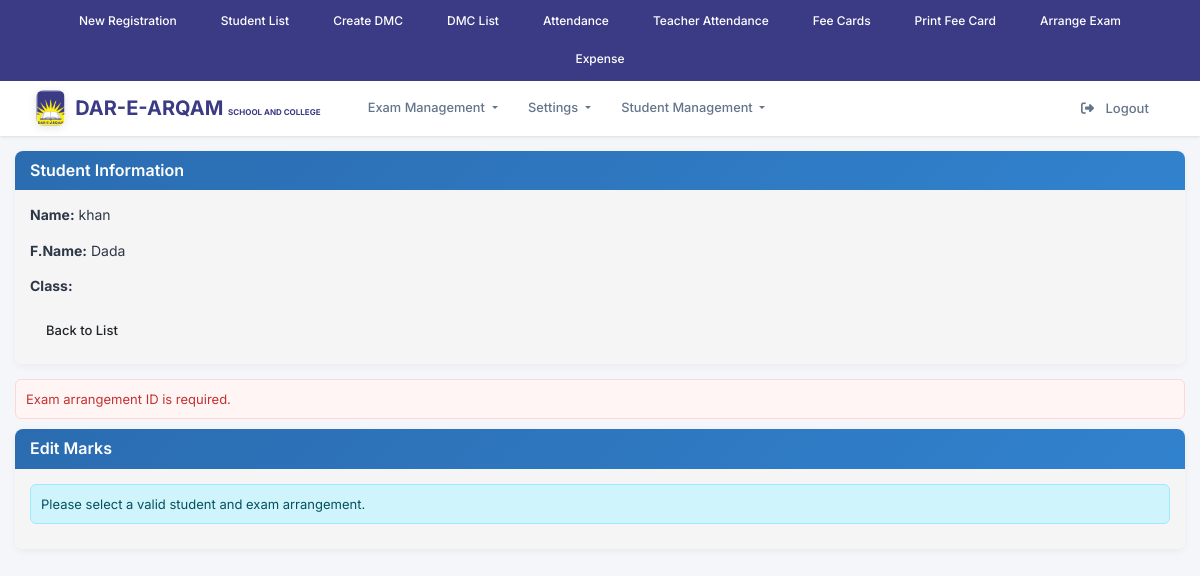
The app's page /edit_dmc.php?student_id=1 (signed in) with its own data.
### tables this page shows
CREATE TABLE `modules` (
  `id` int(11) NOT NULL,
  `parent_id` int(11) DEFAULT NULL,
  `title` varchar(100) NOT NULL,
  `url` varchar(255) NOT NULL DEFAULT '#',
  `description` varchar(255) DEFAULT NULL,
  `status` tinyint(1) DEFAULT 1,
  `created_at` timestamp NOT NULL DEFAULT current_timestamp(),
  `type` enum('Parent','Child') NOT NULL DEFAULT 'Parent'
);

CREATE TABLE `student_registration` (
  `id` int(11) NOT NULL,
  `branch_id` int(11) NOT NULL DEFAULT 1,
  `village_council_id` int(11) DEFAULT NULL,
  `reg_no` varchar(255) NOT NULL,
  `name` varchar(100) DEFAULT NULL,
  `dob` date DEFAULT NULL,
  `father_name` varchar(100) DEFAULT NULL,
  `mobile` varchar(20) DEFAULT NULL,
  `cnic` varchar(20) DEFAULT NULL,
  `current_address` text DEFAULT NULL,
  `permanent_address` text DEFAULT NULL,
  `guardian_name` varchar(100) DEFAULT NULL,
  `guardian_mobile` varchar(20) DEFAULT NULL,
  `guardian_address` text DEFAULT NULL,
  `guardian_cnic` varchar(20) DEFAULT NULL,
  `previous_schools_description` text DEFAULT NULL,
  `student_other_description` text DEFAULT NULL,
  `image_path` varchar(255) DEFAULT NULL,
  `registration_date` date NOT NULL DEFAULT current_timestamp(),
  `is_transport` int(11) NOT NULL DEFAULT 1,
  `transport_fee` decimal(10,2) DEFAULT 0.00,
  `is_old_dues` int(11) NOT NULL DEFAULT 1,
  `old_dues_amount` int(11) NOT NULL DEFAULT 0,
  `is_admission` int(11) NOT NULL DEFAULT 1,
  `dated` date DEFAULT NULL,
  `status` int(11) DEFAULT 0
);

### edit_dmc.php (the view, shortened to what this page needs)
<?php
require_once('conn_inc.php');
$student_id      = isset($_GET['student_id']) ? (int)$_GET['student_id'] : 0;
$arrange_exam_id = isset($_GET['arrange_exam_id']) ? (int)$_GET['arrange_exam_id'] : 0;
$student_info    = null;
$marks_list      = [];
$error_message   = '';
if ($arrange_exam_id <= 0) {
    $error_message = "Exam arrangement ID is required.";
}
if ($student_id > 0) {
    $stmt = $conn->prepare("
        SELECT sr.name, sr.father_name, c.title AS class_name, s.title AS section_name, c.id AS class_section_id
        FROM student_registration sr
        JOIN student_class sc ON sr.id = sc.student_registration_id
        LEFT JOIN classes c ON sc.class_id = c.id
        LEFT JOIN class_sections cs ON cs.class_id = c.id
        LEFT JOIN sections s ON cs.section_id = s.id
        WHERE sr.id = ? AND sc.status = 0 AND sr.status = 0
    ");
    $stmt->bind_param("i", $student_id);
    $stmt->execute();
    $student_info = $stmt->get_result()->fetch_assoc();
}
?>
<!DOCTYPE html>
<html lang="en">
<head>
</head>
<body>
    <?php require_once('navbar.php'); ?>
    <div class="container">
        <div class="row">
            <div class="col-md-12">
                <div class="panel panel-primary">
                    <div class="panel-heading">
                        <h3 class="panel-title">Student Information</h3>
                    </div>
                    <div class="panel-body">
                        <?php if ($student_info): ?>
                        <p><strong>Name:</strong> <?php echo htmlspecialchars($student_info['name']); ?></p>
                        <p><strong>F.Name:</strong> <?php echo htmlspecialchars($student_info['father_name']); ?></p>
                        <p><strong>Class:</strong> <?php echo htmlspecialchars($student_info['class_name']); ?></p>
                        <a href="dmc_list.php?arrange_exam_id=<?php echo $arrange_exam_id; ?>"
                           class="btn btn-default btn-sm">Back to List</a>
                        <?php else: ?>
                        <div class="alert alert-danger">Student not found.</div>
                        <?php endif; ?>
                    </div>
                </div>
                <?php if ($error_message): ?>
                <div class="alert alert-danger"><?php echo htmlspecialchars($error_message); ?></div>
                <?php endif; ?>
                <div class="panel panel-info">
                    <div class="panel-heading">
                        <h3 class="panel-title">Edit Marks</h3>
                    </div>
                    <div class="panel-body">
                        <?php if ($student_id > 0 && $student_info && $arrange_exam_id > 0): ?>
                        <?php if (count($marks_list) > 0): ?>
                        <table class="table table-bordered table-hover">
                            <thead>
                                <tr>
                                    <th>#</th>
                                    <th>Subject</th>
                                    <th>Sub-Subject/Marks</th>
                                </tr>
                            </thead>
                            <tbody>
                                <?php
                                $i = 1;
                                $current_subject_id = null;
                                foreach ($marks_list as $mark) {
                                    $display_subject = ($mark['subject_class_id'] !== $current_subject_id);
                                    $current_subject_id = $mark['subject_class_id'];
                                ?>
                                <tr>
                                    <td><?php echo $i++; ?></td>
                                    <td><?php echo $display_subject ? htmlspecialchars($mark['subject_name']) : ''; ?></td>
                                    <td>
                                        <?php echo htmlspecialchars($mark['sub_subject_name'] ?: '(Main Subject)'); ?>
                                        <form method="post"
                                              action="<?php echo htmlspecialchars($_SERVER['PHP_SELF']) . '?student_id=' . $student_id . '&arrange_exam_id=' . $arrange_exam_id; ?>">
                                            <input type="hidden" name="action" value="edit">
                                            <input type="hidden" name="result_id" value="<?php echo $mark['id']; ?>">
                                            <input type="number" name="marks"
                                                   value="<?php echo htmlspecialchars($mark['marks']); ?>"
                                                   class="form-control input-sm" style="width: 100px;" min="0" max="100"
                                                   required>
                                            <button type="submit" class="btn btn-primary btn-sm"
                                                    style="margin-top: 5px;">Save</button>
                                        </form>
                                    </td>
                                </tr>
                                <?php } ?>
                            </tbody>
                        </table>
                        <?php else: ?>
                        <div class="alert alert-info">No marks entered yet for this student in the selected exam.</div>
                        <?php endif; ?>
                        <?php else: ?>
                        <div class="alert alert-info">Please select a valid student and exam arrangement.</div>
                        <?php endif; ?>
                    </div>
                </div>
            </div>
        </div>
    </div>
</body>
</html>

### navbar.php (shortened to what this page needs)
<?php
require_once('conn_inc.php');
$user_id = $_SESSION['user_id'] ?? 0;
$role_modules = [];
if ($user_id) {
    $qry = "
        SELECT m.id, m.parent_id, m.title, m.url
        FROM role_modules rm
        INNER JOIN modules m ON rm.module_id = m.id
        INNER JOIN users u ON rm.role_id = u.role_id
        WHERE u.id = ?
        ORDER BY m.parent_id, m.title
    ";
    $stmt = $conn->prepare($qry);
    $stmt->bind_param("i", $user_id);
    $stmt->execute();
    $res = $stmt->get_result();
    while ($row = $res->fetch_assoc()) {
        $parent_id = $row['parent_id'] ?? 0;
        if ($parent_id == 0) {
            if (!isset($role_modules[$row['id']])) {
                $role_modules[$row['id']] = [
                    'title' => $row['title'],
                    'url' => $row['url'] ?? '#',
                    'children' => []
                ];
            }
        } else {
            $role_modules[$parent_id]['children'][] = [
                'title' => $row['title'],
                'url' => $row['url'] ?? '#'
            ];
        }
    }
}
?>
<link href="https://cdn.jsdelivr.net/npm/bootstrap@5.3.3/dist/css/bootstrap.min.css" rel="stylesheet">
<link href="https://cdnjs.cloudflare.com/ajax/libs/font-awesome/6.5.0/css/all.min.css" rel="stylesheet">
<div class="top-quick-bar" style="background-color: #3b3a85 !important;">
  <div class="quick-links-horizontal">
    <a href="student_registration.php" class="quick-link-horizontal-btn">
      New Registration
    </a>
    <a href="student_list.php" class="quick-link-horizontal-btn">
      Student List
    </a>
    <a href="create_dmcs.php" class="quick-link-horizontal-btn">
      Create DMC
    </a>
    <a href="dmc_list.php" class="quick-link-horizontal-btn">
      DMC List
    </a>
    <a href="attendance_class.php" class="quick-link-horizontal-btn">
      Attendance
    </a>
    <a href="users_attendance.php" class="quick-link-horizontal-btn">
      Teacher Attendance
    </a>
    <a href="fee_card_create_monthly.php" class="quick-link-horizontal-btn">
      Fee Cards
    </a>
    <a href="student_feecards.php" class="quick-link-horizontal-btn">
      Print Fee Card
    </a>
    <a href="arrange_exam.php" class="quick-link-horizontal-btn">
      Arrange Exam
    </a>
    <a href="expense.php" class="quick-link-horizontal-btn">
      Expense
    </a>
  </div>
</div>
<nav class="navbar navbar-expand-lg navbar-light sticky-top">
  <div class="container-fluid">
    <div class="navbar-main-content">
      <a class="navbar-brand" href="index.php">
        <img src="logo2.png" alt="Logo">
        <div class="brand-text"><span style="font-size:20px;color: #16253e !important;">DAR-E-ARQAM <small>SCHOOL AND COLLEGE</small></span> </div>
      </a>
      <div class="collapse navbar-collapse" id="mainNavbar">
        <ul class="navbar-nav me-auto mb-2 mb-lg-0">
          <?php foreach ($role_modules as $module_id => $module): ?>
            <?php
            $is_dropdown = !empty($module['children']);
            $module_title = isset($module['title']) ? $module['title'] : '';
            $module_url = isset($module['url']) ? $module['url'] : '#';
            ?>
            <li class="nav-item <?php echo $is_dropdown ? 'dropdown' : ''; ?>">
              <?php if (!$is_dropdown && !empty($module_title) && !empty($module_url) && $module_url != '#'): ?>
                <a class="nav-link <?php echo $module_url === 'index.php' ? 'active' : ''; ?>" href="<?php echo htmlspecialchars($module_url); ?>">
                  <?php echo htmlspecialchars($module_title); ?>
                </a>
              <?php elseif ($is_dropdown && !empty($module_title)): ?>
                <a class="nav-link dropdown-toggle" href="#" id="<?php echo htmlspecialchars(strtolower(str_replace(' ', '', $module_title))); ?>Dropdown" role="button" data-bs-toggle="dropdown">
                  <?php echo htmlspecialchars($module_title); ?>
                </a>
              <?php endif; ?>
            </li>
          <?php endforeach; ?>
        </ul>
        <ul class="navbar-nav ms-auto">
          <li class="nav-item">
            <a class="nav-link btn btn-logout rounded-5" href="logout.php">
              <i class="fa-solid fa-right-from-bracket me-2"></i>
              Logout
            </a>
          </li>
        </ul>
      </div>
    </div>
  </div>
</nav>

### navbar.php (style rules this page uses)
:root { --primary: #2563eb; --primary-light: #3b82f6; --primary-dark: #1d4ed8; --secondary: #64748b; --accent: #8b5cf6; --background: #ffffff; --surface: #f8fafc; --text-primary: #1e293b; --text-secondary: #64748b; --text-light: #94a3b8; --border: #e2e8f0; --hover-bg: #f1f5f9; --danger: #ef4444; --danger-hover: #dc2626; --success: #10b981; --shadow-sm: 0 1px 3px rgba(0, 0, 0, 0.1); --shadow-md: 0 4px 6px -1px rgba(0, 0, 0, 0.1); --shadow-lg: 0 10px 15px -3px rgba(0, 0, 0, 0.1); --radius: 12px; --transition: all 0.2s ease-in-out; --quicklink-bg: #3b3a85; --quicklink-text: #ffffff; --quicklink-hover-bg: #000000; --quicklink-hover-text: #ffffff; }
* { font-family: 'Inter', sans-serif; margin: 0; padding: 0; box-sizing: border-box; }
.top-quick-bar { background: var(--background); min-height: 20px; padding: 0.5rem 1.5rem; position: relative; z-index: 1031; display: flex; justify-content: center; }
.quick-links-horizontal { display: flex; align-items: center; gap: 0.75rem; flex-wrap: wrap; justify-content: center; }
.quick-link-horizontal-btn { display: inline-flex; align-items: center; padding: 0.3rem 1rem; border-radius: 20px; font-size: 0.75rem; font-weight: 500; text-decoration: none; transition: var(--transition); white-space: nowrap; background: var(--quicklink-bg); color: var(--quicklink-text); }
.navbar { background: var(--background); height: 55px; backdrop-filter: blur(20px); box-shadow: var(--shadow-sm); padding: 0.5rem 1.5rem; z-index: 1030; transition: var(--transition); }
.navbar-main-content { display: flex; align-items: center; width: 100%; }
.navbar-brand { font-weight: 700; color: var(--text-primary) !important; display: flex; align-items: center; font-size: 1.1rem; transition: var(--transition); margin-right: 2rem; }
.navbar-brand img { height: 36px; margin-right: 10px; border-radius: 8px; transition: var(--transition); filter: drop-shadow(0 2px 4px rgba(0, 0, 0, 0.1)); }
.brand-text { font-size: 1.1rem; color: #000000; line-height: 1.2; font-weight: 700; background: #3b3a85; -webkit-background-clip: text; -webkit-text-fill-color: transparent; background-clip: text; }
.brand-text span { font-size: 20px !important; }
.brand-text small { font-size: 8px !important; }
.nav-link { color: var(--text-secondary) !important; font-weight: 500; margin: 0 0.15rem; transition: var(--transition); font-size: 0.8rem; padding: 0.4rem 0.8rem !important; border-radius: 8px; position: relative; }
.btn-logout { font-weight: 600; border-radius: 8px; padding: 0.4rem 1rem; font-size: 0.75rem; transition: var(--Transition); border: none; margin-left: 20px !important; }
body { font-family: 'Inter', sans-serif; background-color: #f4f6f9; color: #2d3748; line-height: 1.4; font-size: 14px; }
.container { max-width: 1200px; margin: 15px auto; padding: 0 15px; }
.panel { background: #ffffff; border-radius: 8px; box-shadow: 0 2px 8px rgba(0, 0, 0, 0.05); margin-bottom: 15px; overflow: hidden; }
.panel-heading { background: linear-gradient(135deg, #2b6cb0 0%, #3182ce 100%); padding: 10px 15px; border-bottom: none; }
.panel-heading h3 { color: #ffffff; font-size: 16px; font-weight: 600; margin: 0; }
.panel-body { padding: 15px; background-color: #f6f5f5; }
.alert { border-radius: 6px; padding: 10px; margin-bottom: 10px; font-size: 13px; }
.alert-danger { background-color: #fff5f5; border-color: #fed7d7; color: #c53030; }
.btn { border-radius: 5px; padding: 8px 15px; font-size: 13px; font-weight: 500; transition: all 0.2s ease; }
body { background-color: #f4f6f9 !important; }

### records on screen
modules: title "Exam Management"
modules: title "Student Management"
student_registration: name "khan", father_name "Dada"

### other values on screen
$module_title "Settings"
$error_message "Exam arrangement ID is required."
